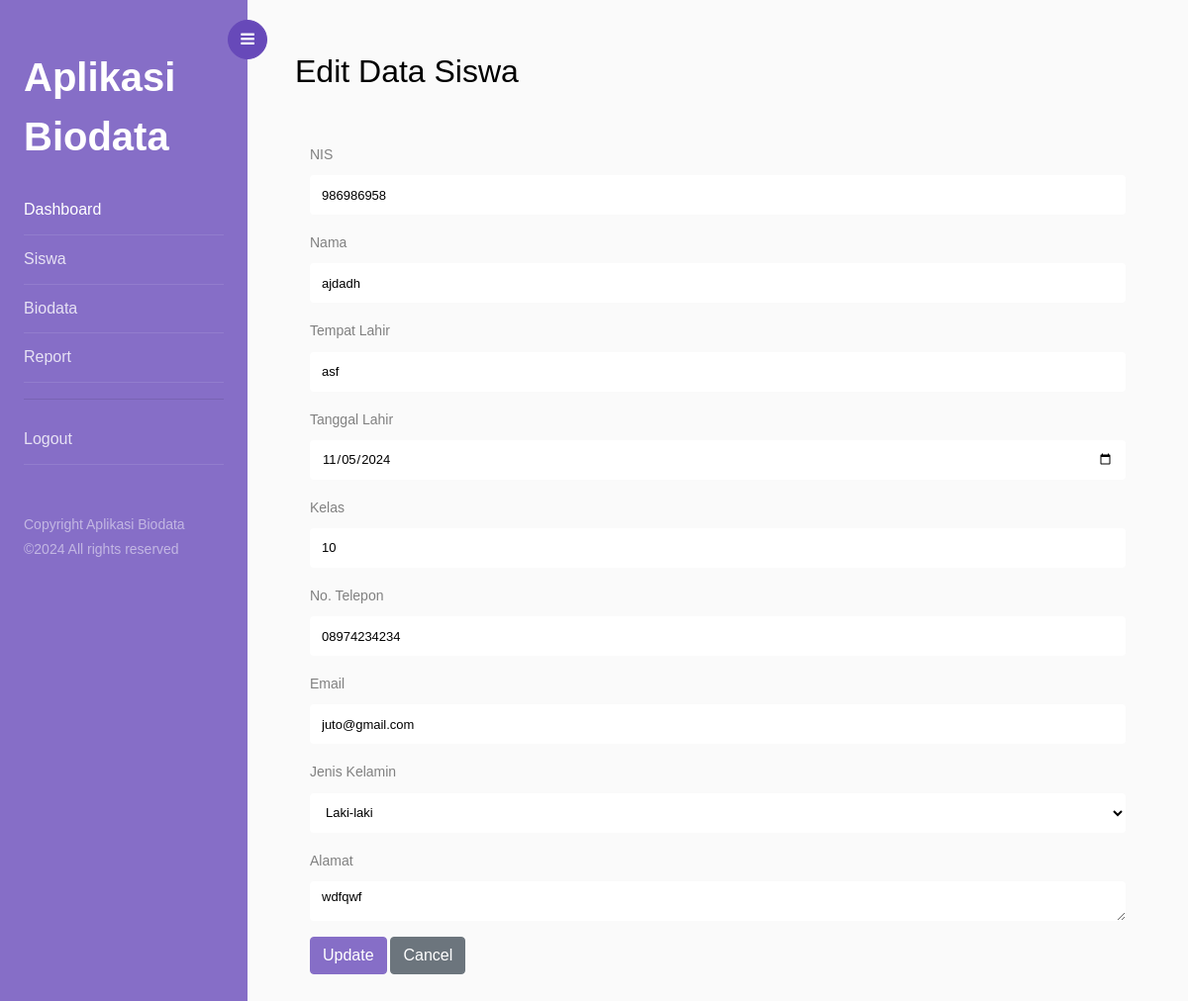
Screenshot of /edit_siswa.php?id_siswa=4 (signed in) with the database file from the repository.
### tables this page shows
CREATE TABLE `siswa` (
  `id_siswa` int(11) NOT NULL,
  `NIS` int(12) DEFAULT NULL,
  `nama` varchar(30) DEFAULT NULL,
  `kelas` varchar(30) DEFAULT NULL,
  `no_telp` varchar(13) DEFAULT NULL,
  `email` varchar(30) DEFAULT NULL,
  `jenis_kelamin` enum('laki-laki','perempuan') DEFAULT NULL,
  `alamat` text DEFAULT NULL,
  `foto` varchar(255) DEFAULT NULL,
  `tempat_lahir` varchar(255) DEFAULT NULL,
  `tanggal_lahir` date DEFAULT NULL
);

### edit_siswa.php (the view, shortened to what this page needs)
<?php
include "koneksi.php";
$id_siswa = $_GET['id_siswa'];
$query = "SELECT * FROM siswa WHERE id_siswa='$id_siswa'";
$result = mysqli_query($koneksi, $query);
$row = mysqli_fetch_assoc($result);
?>
<!doctype html>
<html lang="en">
<head>
    <link rel="stylesheet" href="https://stackpath.bootstrapcdn.com/font-awesome/4.7.0/css/font-awesome.min.css">
    <link rel="stylesheet" href="css/style.css">
</head>
<body>
    <div class="wrapper d-flex align-items-stretch">
        <?php include "sidebar.php"; ?>
        <div id="content" class="p-4 p-md-5 pt-5">
            <h2 class="mb-4">Edit Data Siswa</h2>
            <div class="container mt-5 mb-3">
                <form method="POST">
                    <div class="form-group mb-3">
                        <label>NIS</label>
                        <input type="text" name="NIS" class="form-control" value="<?php echo htmlspecialchars($row['NIS']); ?>" required>
                    </div>
                    <div class="form-group mb-3">
                        <label>Nama</label>
                        <input type="text" name="nama" class="form-control" value="<?php echo htmlspecialchars($row['nama']); ?>" required>
                    </div>
                    <div class="form-group mb-3">
                        <label>Tempat Lahir</label>
                        <input type="text" name="tempat_lahir" class="form-control" value="<?php echo htmlspecialchars($row['tempat_lahir']); ?>" required>
                    </div>
                    <div class="form-group mb-3">
                        <label>Tanggal Lahir</label>
                        <input type="date" name="tanggal_lahir" class="form-control" value="<?php echo htmlspecialchars($row['tanggal_lahir']); ?>" required>
                    </div>
                    <div class="form-group mb-3">
                        <label>Kelas</label>
                        <input type="text" name="kelas" class="form-control" value="<?php echo htmlspecialchars($row['kelas']); ?>" required>
                    </div>
                    <div class="form-group mb-3">
                        <label>No. Telepon</label>
                        <input type="text" name="no_telp" class="form-control" value="<?php echo htmlspecialchars($row['no_telp']); ?>" required>
                    </div>
                    <div class="form-group mb-3">
                        <label>Email</label>
                        <input type="email" name="email" class="form-control" value="<?php echo htmlspecialchars($row['email']); ?>" required>
                    </div>
                    <div class="form-group mb-3">
                        <label>Jenis Kelamin</label>
                        <select name="jenis_kelamin" class="form-control" required>
                            <option value="Laki-laki" <?php if($row['jenis_kelamin'] == 'Laki-laki') echo 'selected'; ?>>Laki-laki</option>
                        </select>
                    </div>
                    <div class="form-group mb-3">
                        <label>Alamat</label>
                        <textarea name="alamat" class="form-control" required><?php echo htmlspecialchars($row['alamat']); ?></textarea>
                    </div>
                    <button type="submit" class="btn btn-primary">Update</button>
                    <a href="siswa.php" class="btn btn-secondary">Cancel</a>
                </form>
            </div>
        </div>
    </div>
</body>
</html>

### rows the page displays
siswa: NIS "986986958", nama "ajdadh", tempat_lahir "asf", tanggal_lahir "11/05/2024", kelas "10", no_telp "08974234234", email "juto@gmail.com", alamat "wdfqwf"
